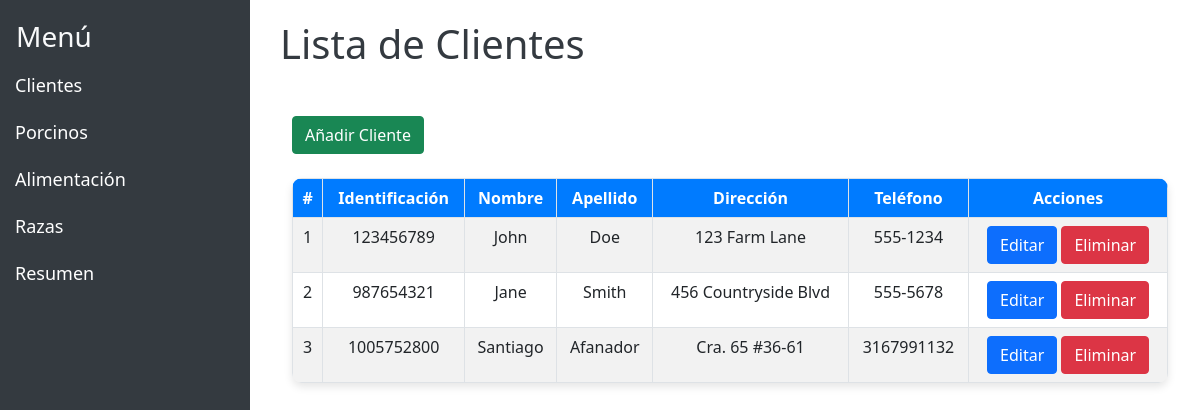
The app's page /customers/, older data.
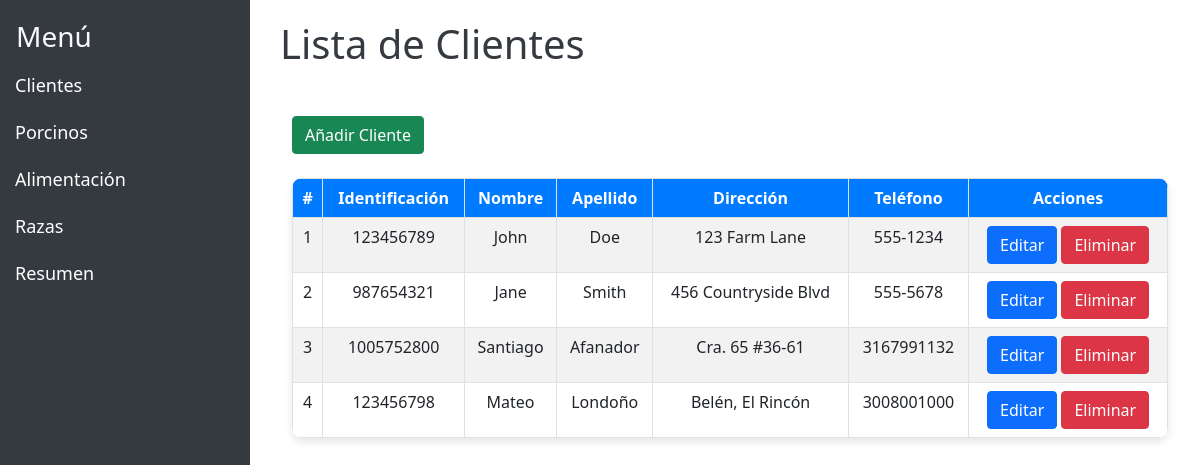
The same page, newer data.
### myapp/models.py (models this page shows, shortened)
class Customer(models.Model):
    id_customer = models.AutoField(primary_key=True)
    identification = models.CharField(max_length=100, unique=True)
    first_name = models.CharField(max_length=100)
    last_name = models.CharField(max_length=100)
    address = models.TextField(null=True, blank=True, default=None  )
    phone_number = models.CharField(max_length=15, unique=True)
    class Meta:
        db_table = "tbl_customers"
        verbose_name = "Customer"
        verbose_name_plural = "Customers"
        constraints = [
            models.UniqueConstraint(fields=['first_name', 'last_name'], name='unique_customer_name')
        ]
        indexes = [
            models.Index(fields=['identification']),
        ]

### myapp/views.py (the view)
# urls.py: path('customers/', views.customer_list, name='customer_list'),
def customer_list(request):
    customers = Customer.objects.all()
    return render(request, 'myapp/customers.html', {'customers': customers})

### myapp/templates/myapp/customers.html (shortened to what this page needs)
<html lang="es">
<head>
    <link href="https://cdn.jsdelivr.net/npm/bootstrap@5.0.0-beta1/dist/css/bootstrap.min.css" rel="stylesheet">
        <link rel="stylesheet" href="../static/css/style.css">
</head>
<body>
  {% extends 'base.html' %}
{% block content %}
  <h1>Lista de Clientes</h1>
    <div class="container mt-5">
      <div class="d-flex justify-content-between align-items-center mb-4">
        <a href="{% url 'add_customer' %}" class="btn btn-success">Añadir Cliente</a>
      </div>
      <table class="table table-hover table-bordered table-striped">
        <thead class="text-center">
          <tr>
            <th>#</th>
            <th>Identificación</th>
            <th>Nombre</th>
            <th>Apellido</th>
            <th>Dirección</th>
            <th>Teléfono</th>
            <th>Acciones</th>
          </tr>
        </thead>
        <tbody class="text-center">
          {% for customer in customers %}
          <tr>
            <td>{{ forloop.counter }}</td>
            <td>{{ customer.identification }}</td>
            <td>{{ customer.first_name }}</td>
            <td>{{ customer.last_name }}</td>
            <td>{{ customer.address }}</td>
            <td>{{ customer.phone_number }}</td>
            <td>
              <a href="{% url 'edit_customer' customer.id_customer %}" class="btn btn-primary">Editar</a>
              <a href="{% url 'delete_customer' customer.id_customer %}" class="btn btn-danger">Eliminar</a>
            </td>
          </tr>
          {% endfor %}
        </tbody>
      </table>
    </div>
  </body>
  {% endblock %}

Row changes from the older to the newer data that the page shows:
added Customer: identification "123456798", first_name "Mateo", last_name "Londoño", address "Belén, El Rincón", phone_number "3008001000"
